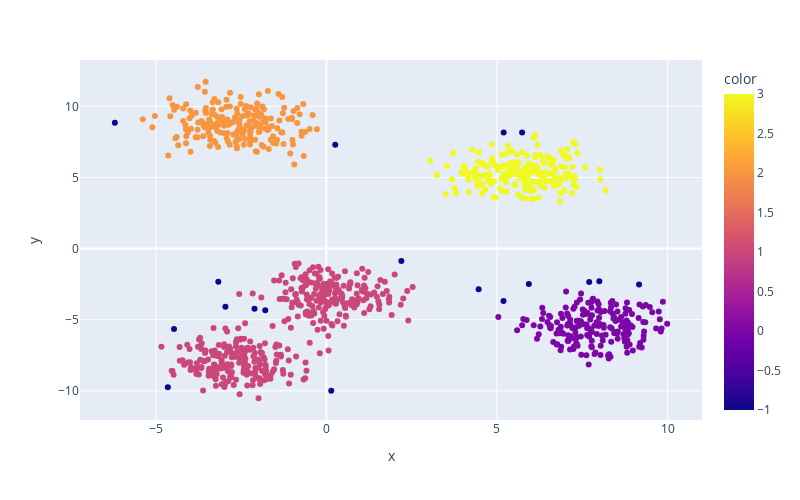

Notebook code cell kept with this figure:
### Code cell
px.scatter ( x = X[:, 0], y=X[:,1], color = model_DBSCAN.labels_, width = 800, height = 500 )

### Figure 1 — Plotly figure (JSON) as saved in the notebook; plotly's stock layout.template omitted (floating-point values rounded to 4 significant figures; data arrays with more than 128 entries replaced by an {"elided": "..."} marker saying what was removed)
{"data": [{"hovertemplate": "x=%{x}<br>y=%{y}<br>color=%{marker.color}<extra></extra>", "legendgroup": "", "marker": {"color": {"elided": "1000 int values"}, "coloraxis": "coloraxis", "symbol": "circle"}, "mode": "markers", "name": "", "orientation": "v", "showlegend": false, "type": "scatter", "x": {"elided": "1000 float values"}, "xaxis": "x", "y": {"elided": "1000 float values"}, "yaxis": "y"}], "layout": {"coloraxis": {"colorbar": {"title": {"text": "color"}}, "colorscale": [[0, "#0d0887"], [0.1111, "#46039f"], [0.2222, "#7201a8"], [0.3333, "#9c179e"], [0.4444, "#bd3786"], [0.5556, "#d8576b"], [0.6667, "#ed7953"], [0.7778, "#fb9f3a"], [0.8889, "#fdca26"], [1, "#f0f921"]]}, "height": 500, "legend": {"tracegroupgap": 0}, "margin": {"t": 60}, "width": 800, "xaxis": {"anchor": "y", "domain": [0, 1], "title": {"text": "x"}}, "yaxis": {"anchor": "x", "domain": [0, 1], "title": {"text": "y"}}}}
